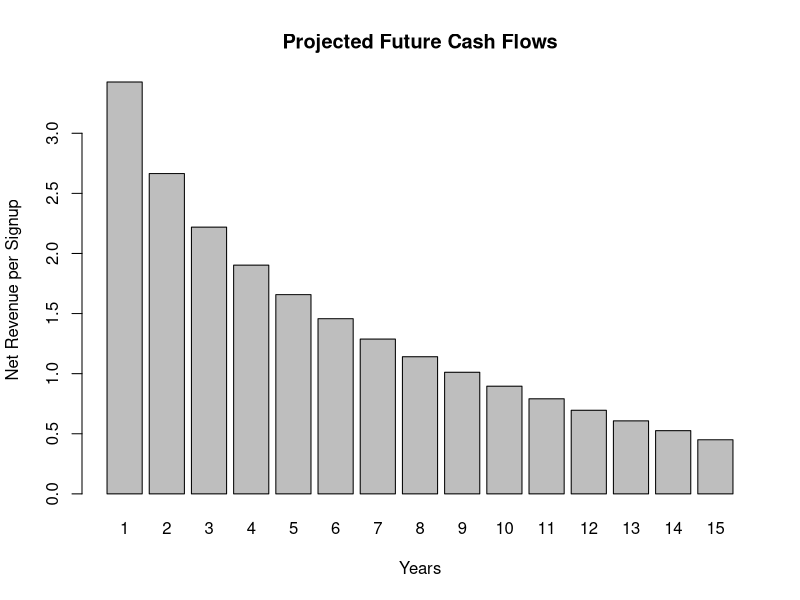

Generate this figure with R:
## ---- chunk 1
year <- c(1:15)

typeval <- function(type) {
  switch(type,
         Marketing = -1.099,
         Organic = -3.509)
}

ltvpv <- function(rev_member,disc,exp1) {
  pv <- rep(0,15)
  for (i in 1:15)   {
    pv[i] <- max(log(i) * exp1 + rev_member,0) / (1+(disc/100))^i
  }
  sum(pv)
}

ltv <- function(rev_member,exp1) {
  cf <- rep(0,15)  
  for (i in 1:15)   {
    cf[i] <- max(log(i) * exp1 + rev_member,0)
  }
  sum(cf)
}

cashflows <- function(rev_member,exp1) {
  cf <- rep(0,15)  
  for (i in 1:15)   {
    cf[i] <- max(log(i) * exp1 + rev_member,0)
  }
  cf
}

## ---- chunk 2
# Let specify key inputs into the LTV model for Marketing Signups: 
type <- "Marketing"  #Type of Signup Cohort (i.e. Organic vs Marketing)
members <-  300000   #Number of members acquired in the quarter
netrev <- 442000     #Net Revenue generated by cohort in the quarter acquired
pct <- 43            #% of Net Revenues in the quarter acquired versus the first year
discount <- 16       #Discount rate % used to calculate the present value of future cashflows
## ---- chunk 3
ltvpv_pred <- ltvpv(netrev/members/(pct/100),discount,typeval(type))
ltv_pred <- ltv(netrev/members/(pct/100),typeval(type))
## ---- chunk 4
ltv_pred
ltvpv_pred
## ---- chunk 5
q <- barplot(height=cashflows(netrev/members/(pct/100),typeval(type)),names.arg=year,main="Projected Future Cash Flows",xlab="Years",ylab="Net Revenue per Signup")
